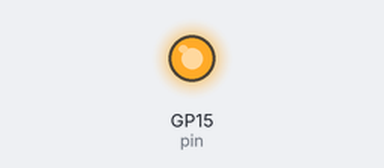
A program run on a simulated Raspberry Pi Pico running MicroPython. Parts: output pins drawn as LEDs (lit = HIGH). What the program prints to the serial console is not drawn.

Above: at 1.0 s.
At 3.0 s:
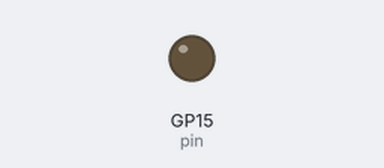
Timing chart, 0 to 5.2 s (numbered marks = the images above):
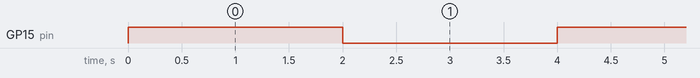

Measured:
- by itself, GP15 (pin): alternates HIGH for 2.0 s and LOW for 2.0 s

The program:

external_led.py
```python
from machine import Pin
from utime import sleep

pin = Pin(15, Pin.OUT) # Connects with GPIO#15 (Pin#20 on Pico2w board)

print("LED starts flashing...")
while True:
    try:
        pin.toggle()
        sleep(2) # sleep 1sec
    except KeyboardInterrupt:
        break
pin.off()
print("Finished.")
```
